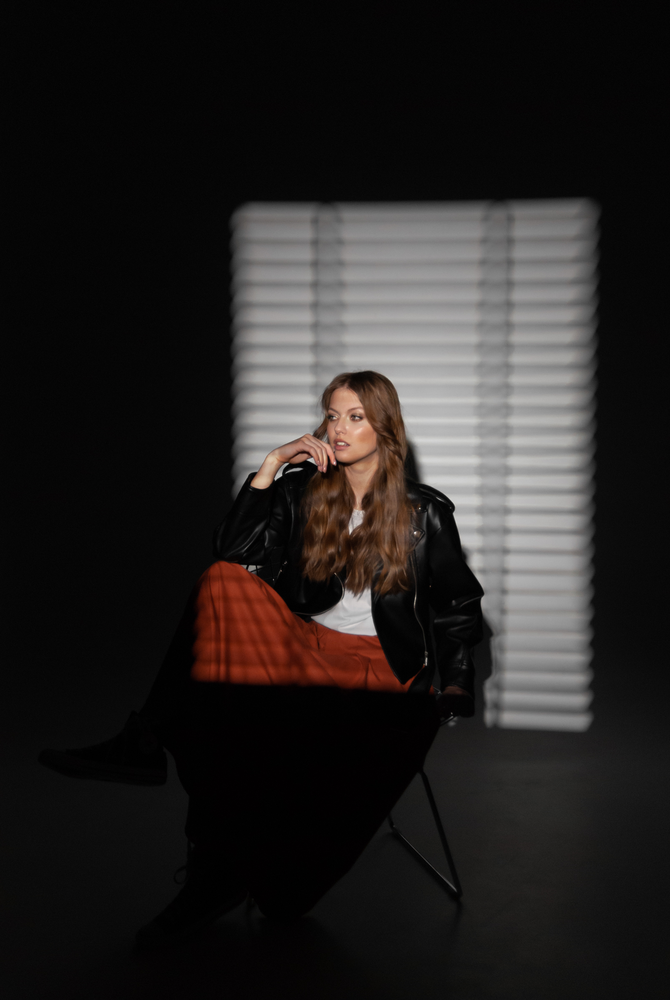
#> input picture lesson11/Images/Image1.png, 670 x 1000 px, shrunk from 1607 x 2400 before the run
$ jupyter execute --allow-errors lesson11.ipynb
#> lines starting #> are read from the running program, lines starting #| are printed output that depends on the picture
Найти определитель матриц, первоначально решив самостоятельно на листике

[cell 1]
import numpy as np

[cell 2]
A = np.array([
    [4, 0, 4, 5],
    [0, 1, 5, 6],
    [-2, 2, 2, 0],
    [1, -5, 1, 3]
])

[cell 3]
det = round(np.linalg.det(A)) # good job
print(f'determinant - {det}')

[cell 4]
A_2 = np.array([
    [5, 0, 1, 3],
    [0, 1, 5, -1],
    [7, -1, 3, -2],
    [5, 3, 0, 1]
])

[cell 5]
det = round(np.linalg.det(A_2)) # good job
print(f'determinant - {det}')

[cell 6]
A_3 = np.array([
    [4, 0, 1, 5],
    [1, 1, 0, 4],
    [0, 1, 1, 5],
    [6, -4, 1, 1]
])

[cell 7]
det = round(np.linalg.det(A_3)) # good job
print(f'determinant  {det}')

[cell 8]
A_4 = np.array([
    [5, 1, 3, 0],
    [-3, 0, 5, 2],
    [2, 1, -1, 3],
    [1, 5, 0, 7]
])

[cell 9]
det = round(np.linalg.det(A_4)) # good job
print(f'determinant - {det}')

[cell 10]
A_5 = np.array([
    [7, 6, 0, 1],
    [1, 3, 5, 0],
    [0, 1, -2, 4],
    [1, 1, 2, 3]
])

[cell 11]
det = round(np.linalg.det(A_5))
print(f'determinant - {det}')

[cell 12]
A_6 = np.array([
    [2, 3, 0, 1],
    [-4, 0, 3, 1],
    [0, 8, 7, 5],
    [3, 3, 4, 5]
])

[cell 13]
det = round(np.linalg.det(A_6))
print(f'determinant - {det}')

[cell 14]
A_7 = np.array([
    [3, 1, 3, 1],
    [2, 4, 2, 5],
    [1, 4, 5, 3],
    [-1, 0, 3, 2]
])

[cell 15]
det = round(np.linalg.det(A_7)) # good job
print(f'determinant - {det}')

[cell 16]
A_8 = np.array([
    [7, 6, 0, 1],
    [1, 3, 5, 0],
    [0, 1, -2, 4],
    [1, 1, 2, 3]
])

[cell 17]
det = round(np.linalg.det(A_8)) # good job
print(f'determinant - {det}')

Операции сложения, вычитания, умножения матриц, первоначально решив на листике (все задачи с данными действиями были решены верно)

[cell 18]
AM = np.array([
    [1, 2, 4],
    [7, 5, -2],
    [-2, 1, 3]
])

BM = np.array([
    [-1, 0, 3],
    [2, -6, 1],
    [7, 1, 5]
])

CM = np.array([
    [-2, 3],
    [4, 0],
    [7, -1]
])

[cell 19]
summ = np.add(AM, BM)
subst = np.subtract(AM, BM)
mult = np.dot(AM, BM)
mult_new = np.dot(mult, CM)

print( f'sum \n {summ}')
print(f'subtract \n {subst}')
print(f'multiply 2 matrix \n {mult}')
print(f'multiply 3 matrix \n {mult_new}')

[cell 20]
AM = np.array([
    [0, 3, 4],
    [-7, 1, -2],
    [2, -1, 3]
])

BM = np.array([
    [1, 2, 4],
    [7, 0, -2],
    [-3, -2, 5]
])

CM = np.array([
    [-3, 2],
    [0, 4],
    [-1, 7]
])

[cell 21]
summ = np.add(AM, BM)
subst = np.subtract(AM, BM)
mult = np.dot(AM, BM)
mult_new = np.dot(mult, CM)

print( f'sum \n {summ}')
print(f'subtract \n {subst}')
print(f'multiply 2 matrix \n {mult}')
print(f'multiply 3 matrix \n {mult_new}')

[cell 22]
AM = np.array([
    [5, 2, 9],
    [7, 0, -2],
    [-2, 1, 6]
])

BM = np.array([
    [1, -2, 1],
    [7, 5, -2],
    [-2, 8, 3]
])

CM = np.array([
    [-2, 3],
    [4, 5],
    [0, -1]
])

[cell 23]
summ = np.add(AM, BM)
subst = np.subtract(AM, BM)
mult = np.dot(AM, BM)
mult_new = np.dot(mult, CM)

print( f'sum \n {summ}')
print(f'subtract \n {subst}')
print(f'multiply 2 matrix \n {mult}')
print(f'multiply 3 matrix \n {mult_new}')

[cell 24]
AM = np.array([
    [1, 2, 4],
    [7, 5, -5],
    [-2, -2, 3]
])

BM = np.array([
    [0, 2, 4],
    [1, -3, -2],
    [-2, 1, 3]
])

CM = np.array([
    [0, 3],
    [5, -4],
    [7, -1]
])

[cell 25]
summ = np.add(AM, BM)
subst = np.subtract(AM, BM)
mult = np.dot(AM, BM)
mult_new = np.dot(mult, CM)

print( f'sum \n {summ}')
print(f'subtract \n {subst}')
print(f'multiply 2 matrix \n {mult}')
print(f'multiply 3 matrix \n {mult_new}')

[cell 26]
AM = np.array([
    [9, 2, 4],
    [7, 5, -5],
    [6, -2, 3]
])

BM = np.array([
    [8, 2, 4],
    [0, 1, -3],
    [-2, 1, 6]
])

CM = np.array([
    [-2, 0],
    [4, 8],
    [1, -1]
])

[cell 27]
summ = np.add(AM, BM)
subst = np.subtract(AM, BM)
mult = np.dot(AM, BM)
mult_new = np.dot(mult, CM)

print( f'sum \n {summ}')
print(f'subtract \n {subst}')
print(f'multiply 2 matrix \n {mult}')
print(f'multiply 3 matrix \n {mult_new}')

Свертка фотографии

[cell 28]
from scipy.signal import convolve2d
import matplotlib.pyplot as plt

[cell 29]
im = plt.imread("Images/Image1.png")
#> im is the input picture: shape (1000, 670, 3) float32; mean R, G, B 0.15, 0.138, 0.134
im.shape
#> Out = (1000, 670, 3)

[cell 30]
def plti(im, h=8, **kwargs):
    """
    Helper function to plot an image.
    """
#> called with h = 8

    y = im.shape[0]
#> y = 1000
    x = im.shape[1]
#> x = 670
    w = (y/x) * h
#> w = 11.94
    plt.figure(figsize=(w,h))
    plt.imshow(im, interpolation="none", **kwargs)
    plt.axis('off')

plti(im)

Размытие по Гауссу

[cell 31]
bw = im.mean(axis = 2)
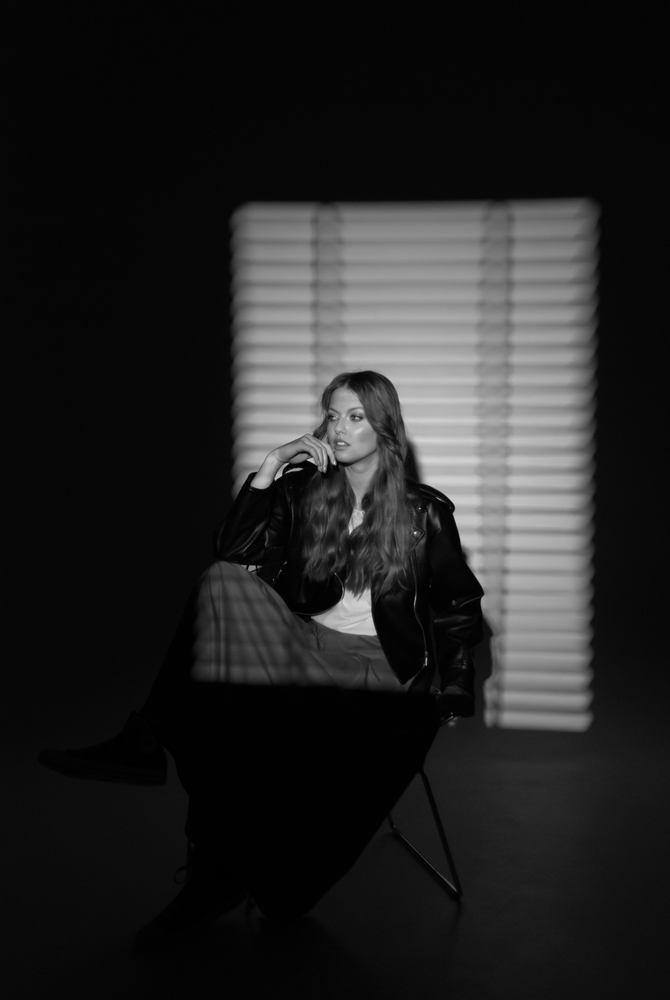
#> bw: shape (1000, 670) float32; min 0, max 0.919, mean 0.14
plt.imshow(bw, cmap = 'gray')
plt.show()

[cell 32]
#создание двухмерного Гаусового изображения

W = np.zeros((20, 20))

for i in range(20):
    for j in range(20):
        dist = (i - 9.5) ** 2 + (j - 9.5) ** 2
        W[i, j] = np.exp( -dist / 50)

plt.imshow(W, cmap= 'gray')
plt.show()
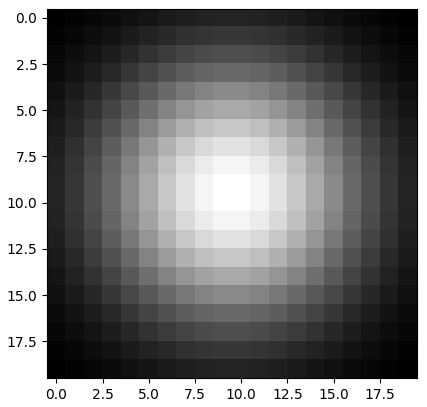
#> figure drawn by matplotlib, 1 panel

[cell 33]
#свертка изображения

out = convolve2d(bw, W)
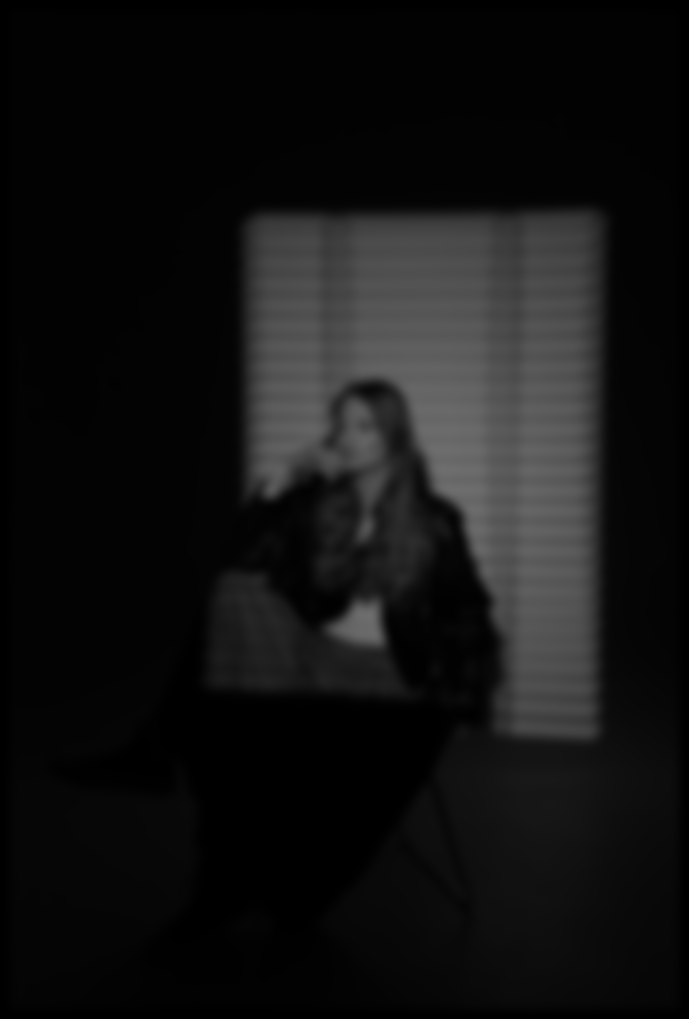
#> out: shape (1019, 689) float64; min 0.00053, max 110.4, mean 19.1
plt.imshow(out, cmap = 'gray')
plt.show()

[cell 34]
out.shape
#> Out = (1019, 689)

[cell 35]
#без черных краев на фотографии

out = convolve2d(bw, W, mode = 'same')
#> out: shape (1000, 670) float64
plt.imshow(out, cmap = 'gray')
plt.show()

[cell 36]
out.shape
#> Out = (1000, 670)

Свёртки с распознаванием контура

[cell 37]
#оператор Собеля - определяется для двух направлений с последующей аппроксимацией градиента для каждой точки изображения

Hx = np.array([
    [-1, 0, 1],
    [-2, 0, 2],
    [-1, 0, 1],
])

Hy = Hx.T

[cell 38]
Gx = convolve2d(bw, Hx) # G - gradient, gorizont contur
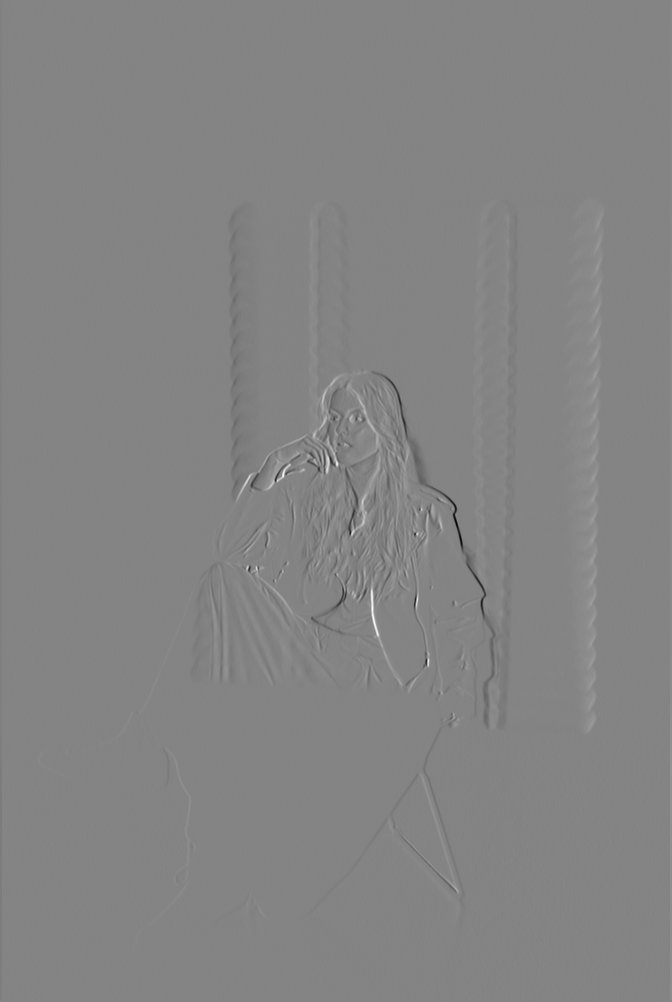
#> Gx: shape (1002, 672) float64; min -3, max 2.79, mean 0; drawn with min black and max white
plt.imshow(Gx, cmap = 'gray')
plt.show()

[cell 39]
Gy = convolve2d(bw, Hy) #vertical contur
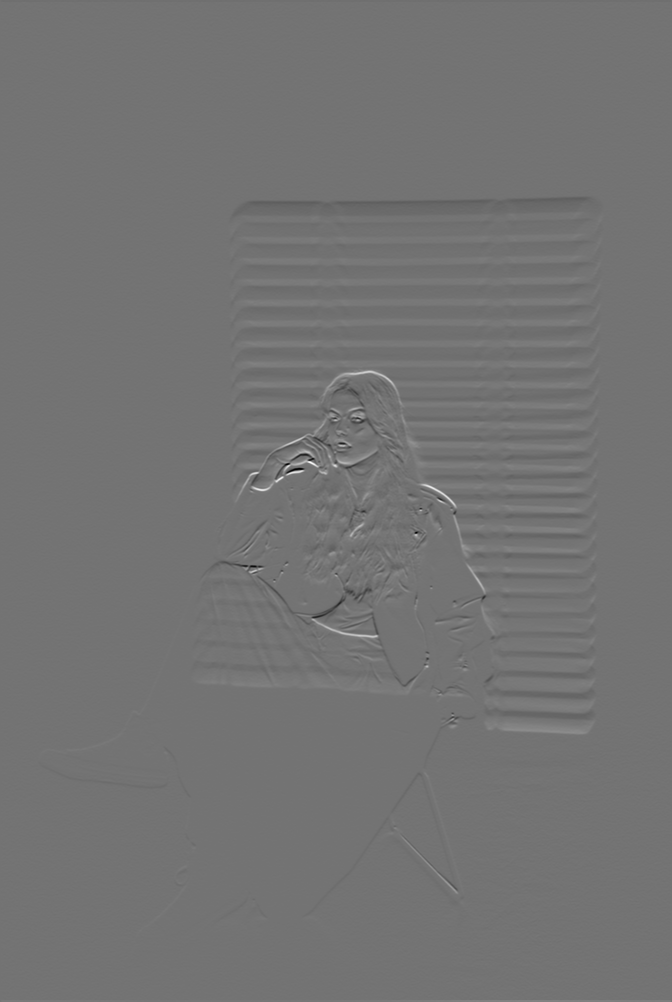
#> Gy: shape (1002, 672) float64; min -2.35, max 2.83, mean 0; drawn with min black and max white
plt.imshow(Gx, cmap = 'gray')
plt.show()

[cell 40]
G = np.sqrt(Gx * Gx + Gy * Gy) # находим контуры
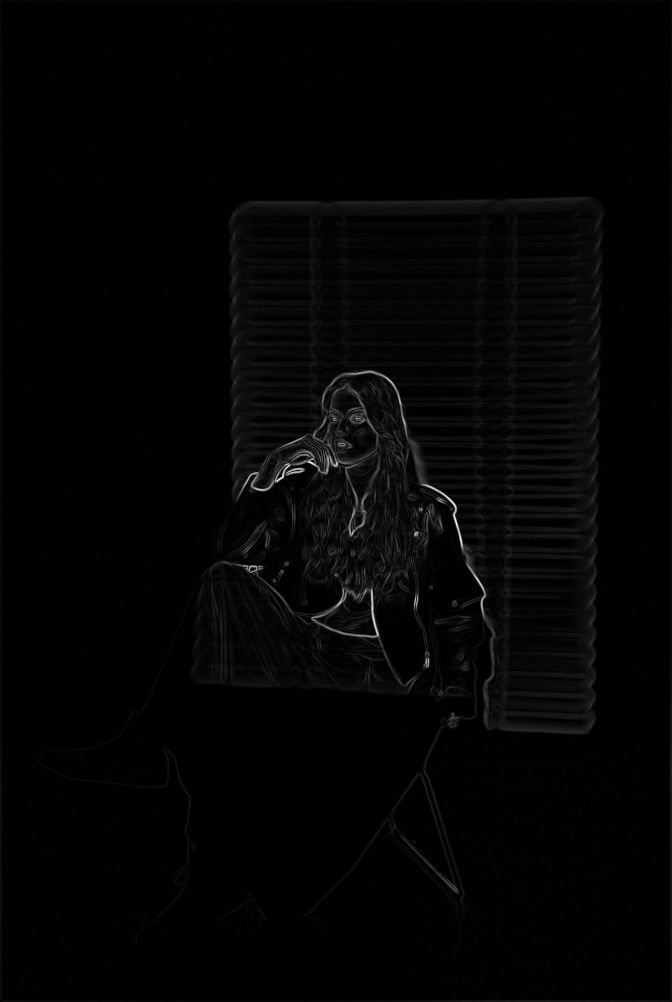
#> G: shape (1002, 672) float64; min 0, max 3.11, mean 0.0547; drawn with min black and max white
plt.imshow(G, cmap = 'gray')
plt.show()

[cell 41]
theta = np.arctan2(Gy, Gx) # находим направление градиентов
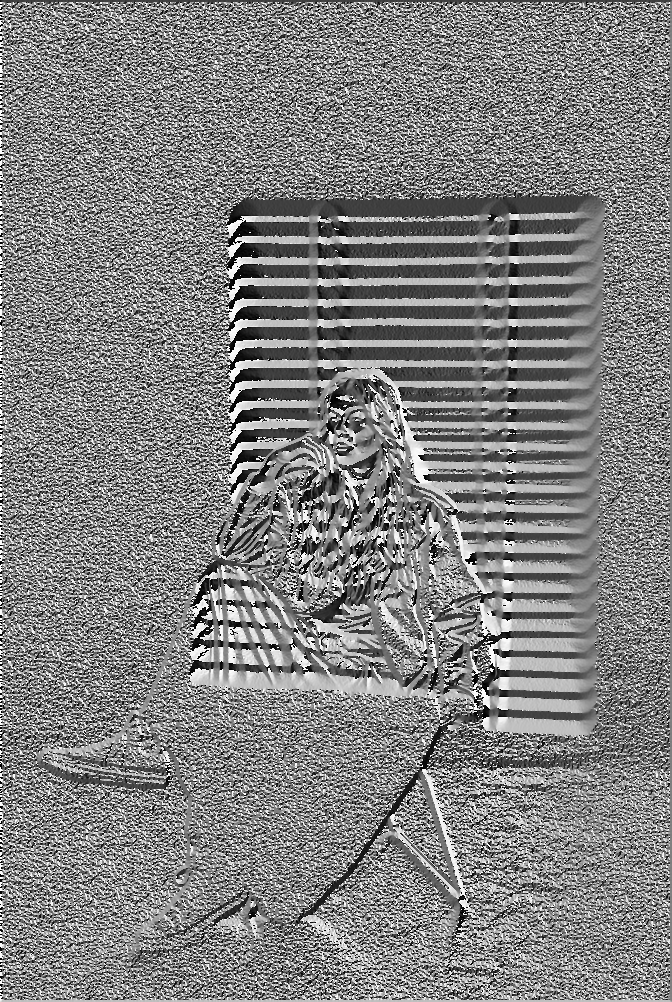
#> theta: shape (1002, 672) float64; min -3.14, max 3.14, mean 0.0558; drawn with min black and max white
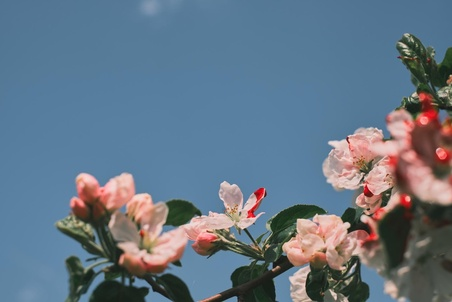
#> input picture lesson11/Images/Image1.jpeg, 452 x 302 px, shrunk from 1086 x 724 before the run
#> further down, img is the input picture: shape (302, 452, 3); mean R, G, B 100.3, 117.8, 134.1
plt.imshow(theta, cmap = 'gray')
plt.show()

[cell 42]
def convolve2d(image, kernel):
    """
    This function which takes an image and a kernel and returns the convolution of them.

    :param image: a numpy array of size [imageH, imageW, num_channels].
    :param kernel: a numpy array of size [kernelH, kernelW].
    :return: a convolution output.
    """

    kernelH, kernelW = kernel.shape
    imageH, imageW, num_channels = image.shape
#> imageH = 302; imageW = 452; num_channels = 3

    arr = np.zeros((imageH - kernelH + 1, imageW - kernelW + 1, num_channels)) #размер итоговой матрицы

    for channel in range(num_channels):
        for x in range(imageH - kernelH + 1):
            for y in range(imageW - kernelW + 1):
                arr[x, y, channel] = np.sum(
                                                image[x:x + kernelH, y:y + kernelW, channel] * kernel).clip(0, 255) # значения вне интервала обрезаются
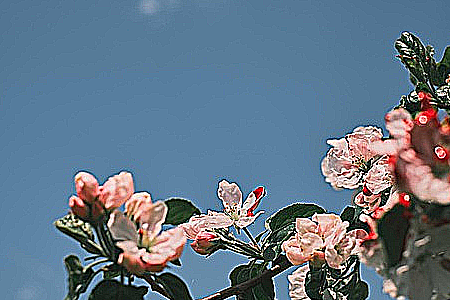
#> arr: shape (300, 450, 3) float64; mean R, G, B 99.9, 118.3, 135.5

    return arr.astype(np.uint8)

kernel_1 = np.array([[-1, -1, -1],
                   [-1, 9, -1],
                   [-1, -1, -1]])

num_img = 4

fig, ax = plt.subplots(num_img, 2, figsize = (15, 15))
ax[0,0].set_title("Before")
ax[0,1].set_title("After")

#> (the rest of this cell did not finish here and is left out)
